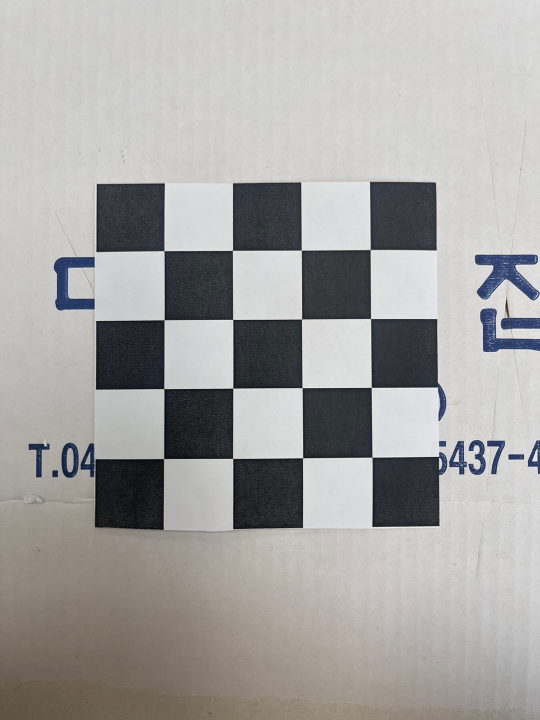
#> input picture 2D_1.jpg, 1080 x 1440 px (shown at 1/2 size)
$ python camera_calibration.py
#> lines starting #> are read from the running program, lines starting #| are printed output that depends on the picture; after the words box and inside, x2 and y2 are one past the last pixel; in counts of white or black regions, pixels touching at a corner belong together
import os
import cv2 as cv
import numpy as np
import glob

img_path = "C:/Users/line/Desktop/sam/data/imgs/"

# termination criteria
criteria = (cv.TERM_CRITERIA_EPS + cv.TERM_CRITERIA_MAX_ITER, 30, 0.001)

objpoints = []  # 수정된 부분: objpoints를 초기화
imgpoints = []
pts_cnt = 0
pts = np.zeros((4, 2), dtype=np.float32)
images = glob.glob(f'{img_path}*.jpg')
image_2D = cv.imread("2D_1.jpg")
#> image_2D is the input picture: shape (1440, 1080, 3); mean B, G, R 163.3, 164.8, 166.1
image_2D_c = image_2D.copy()

vector_3D = np.array([
    (0.0, 0.0, 0.0),
    (13, 0.0, 0.0),
    (0.0, 13, 0.0),
    (13, 13, 0.0)
], dtype="double")

def click_event(event, x, y, flags, params):
    global pts_cnt
    global pts
    global image_2D_c
    if event == cv.EVENT_LBUTTONDOWN:
        cv.circle(image_2D_c, (x, y), 5, (0, 0, 255), -1)
        cv.imshow("find_vector", image_2D_c)
        pts[pts_cnt] = (x, y)
        pts_cnt += 1
        if pts_cnt == 4:
            print("Select 2D worlds vector Successfully")
            print("press any key....")
cv.imshow("find_vector", image_2D_c)
cv.setMouseCallback("find_vector", click_event)
cv.waitKey(0)
cv.destroyAllWindows()

vector_2D = np.array([tuple(pts[0]), tuple(pts[1]), tuple(pts[2]), tuple(pts[3])])

objp = np.zeros((12 * 12, 3), np.float32)
objp[:, :2] = np.mgrid[0:12, 0:12].T.reshape(-1, 2)

for file in images:
    img = cv.imread(file)
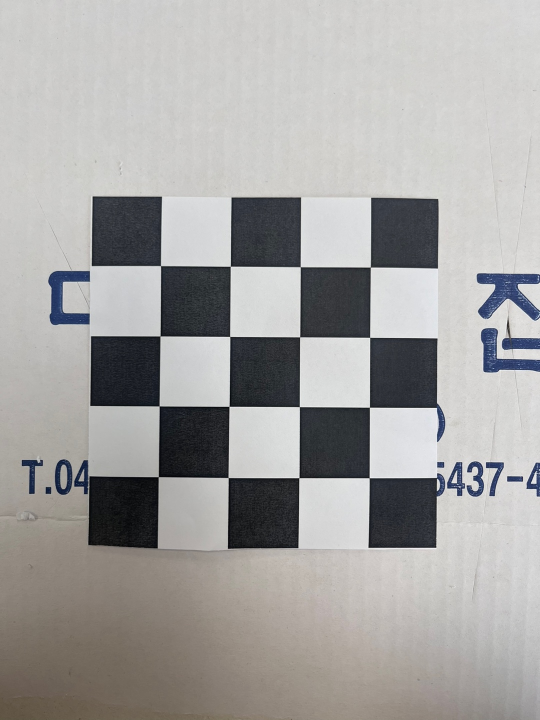
#> input picture data/imgs/2D_2.jpg, 1080 x 1440 px (shown at 1/2 size)
#> img is the input picture: shape (1440, 1080, 3); mean B, G, R 162.1, 163.4, 164.6
    if img is None:
        print("Error: unable to read images at", file)
        continue
    g_scale = cv.cvtColor(img, cv.COLOR_BGR2GRAY)

    ret, corners = cv.findChessboardCorners(g_scale, (12, 12), cv.CALIB_CB_ADAPTIVE_THRESH + cv.CALIB_CB_FAST_CHECK + cv.CALIB_CB_NORMALIZE_IMAGE)
#> ret = False; corners = None

    if ret:
        # objp를 현재 이미지에 맞춰서 초기화
        objp = np.zeros((12 * 12, 3), np.float32)
        objp[:, :2] = np.mgrid[0:12, 0:12].T.reshape(-1, 2)

        objpoints.append(objp)

        corners2 = cv.cornerSubPix(g_scale, corners, (5, 5), (-1, -1), criteria)
        imgpoints.append(corners2)

        img = cv.drawChessboardCorners(img, (12, 12), corners2, ret)
        print("Successfully Processed Image at", file)
        cv.imshow("results", img)
        cv.waitKey(1)
    else:
        print("Processing Failed image at", file)
#> pass 2 of the loop `for file in images:`:
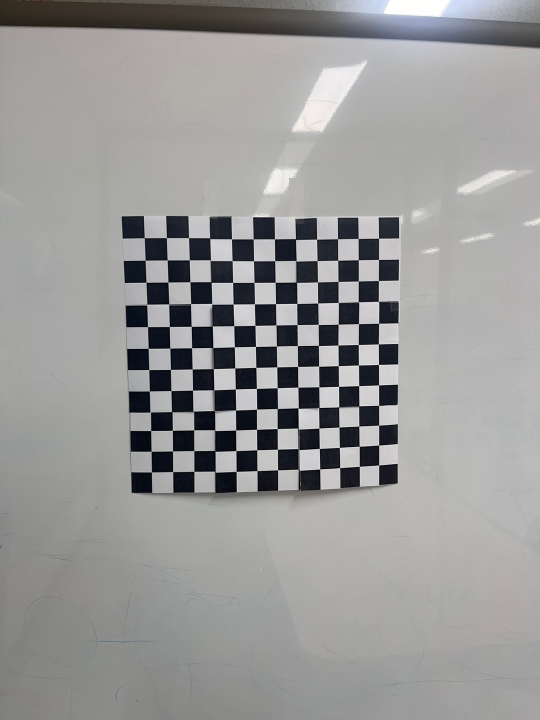
#> input picture data/imgs/2D_3.jpg, 1080 x 1440 px (shown at 1/2 size)
#> img is the input picture: shape (1440, 1080, 3); mean B, G, R 152.4, 152.8, 152.9
#> ret = True; corners = 144 rows, first 8: [289, 476], [333.2, 475.9], [377.7, 475.9], [419.4, 475.6], [463.5, 478.2], [506.9, 478.3], [549.3, 478.2], [590.9, 477.7]
#> corners2 = 144 rows, first 8: [288.9, 476.2], [333.3, 475.8], [377.6, 475.9], [420.1, 477.1], [463.5, 478.3], [506.7, 478.4], [549.4, 478.3], [591.5, 478.7]
#> `img = cv.drawChessboardCorners(img, (12, 12), corners2, ret)`:
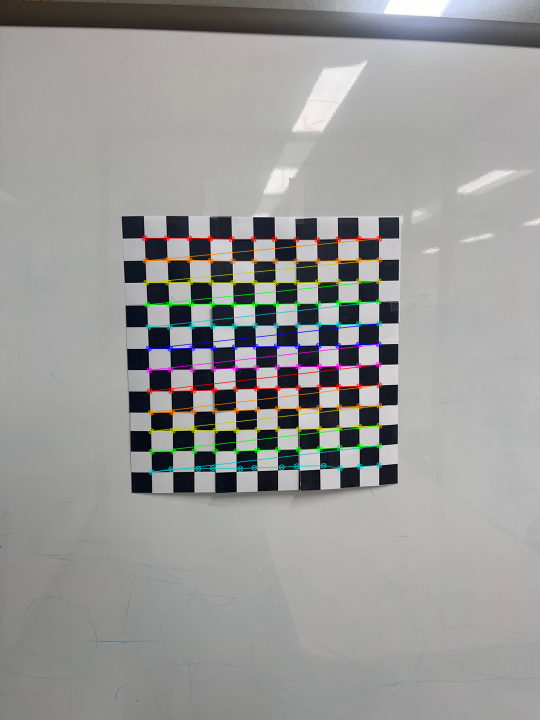
#> img: shape (1440, 1080, 3) (shown at 1/2 size); 2.71% of pixels changed, all inside (x1, y1, x2, y2) = (283, 470, 765, 951)
#> pass 3 of the loop `for file in images:`:
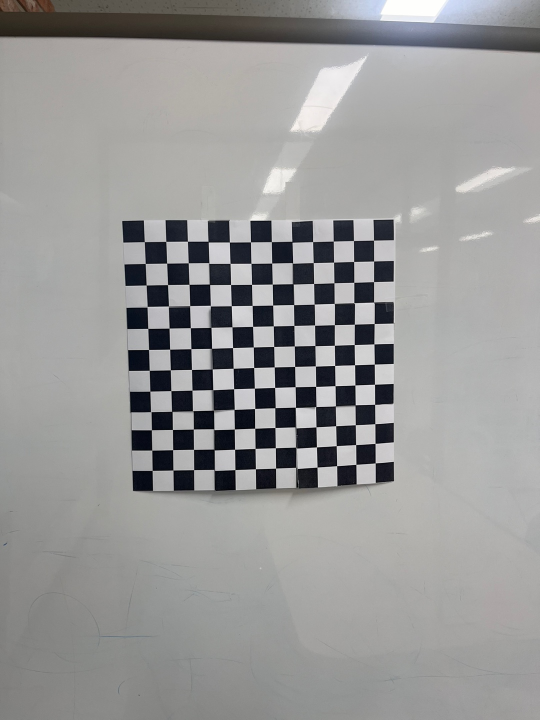
#> input picture data/imgs/2D_4.jpg, 1080 x 1440 px (shown at 1/2 size)
#> img is the input picture: shape (1440, 1080, 3); mean B, G, R 151.4, 151.9, 151.9
#> corners = 144 rows, first 8: [289, 484], [332.1, 483.2], [375.5, 483], [416.6, 483], [459, 484.7], [501.5, 484.2], [543.1, 483.8], [583.6, 482.7]
#> corners2 = 144 rows, first 8: [289.1, 483.9], [332.2, 483.3], [375.4, 482.9], [416.7, 483.7], [459.2, 484.6], [501.5, 484.3], [543.2, 483.8], [584.4, 484.1]
#> `img = cv.drawChessboardCorners(img, (12, 12), corners2, ret)`:
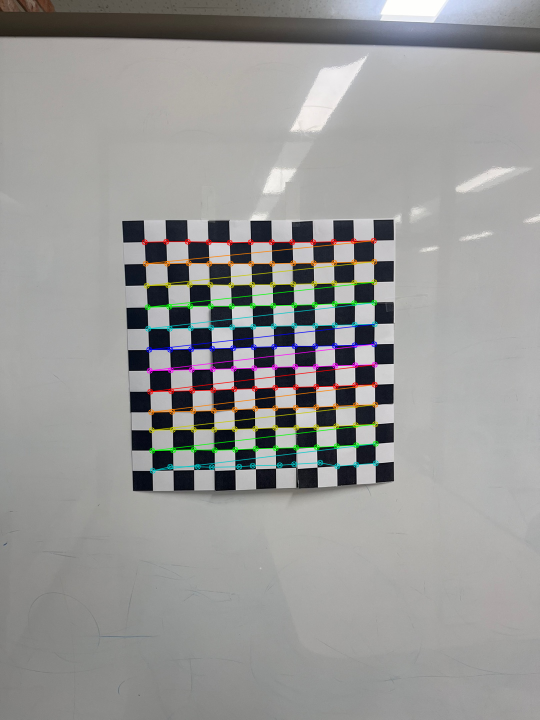
#> img: shape (1440, 1080, 3) (shown at 1/2 size); 2.67% of pixels changed, all inside (x1, y1, x2, y2) = (283, 475, 758, 948)
#> the loop made 4 passes; the first 3 are shown

cv.destroyAllWindows()

# h, w = img.shape[:2]

ret, matrix, dist, rvecs, tvecs = cv.calibrateCamera(objpoints, imgpoints, g_scale.shape[::-1], None, None)

T = tvecs


# Camera Matrix 카메라 내부 행렬
print("=====================================\n")
print("===Cam matrix : \n",matrix)
print("=====================================\n")
# Lens Distortion Conffidence 렌즈 왜곡 계수
print("=====================================\n")
print("===dist : \n",dist)
print("=====================================\n")

# 회전 벡터
print("=====================================\n")
print("===rvecs : \n",rvecs)
print("=====================================\n")

#이동 벡터
print("=====================================\n")
print("===tvecs : \n",tvecs)
print("=====================================\n")


#> (the run stopped early here; a loop or call above may not have finished)
